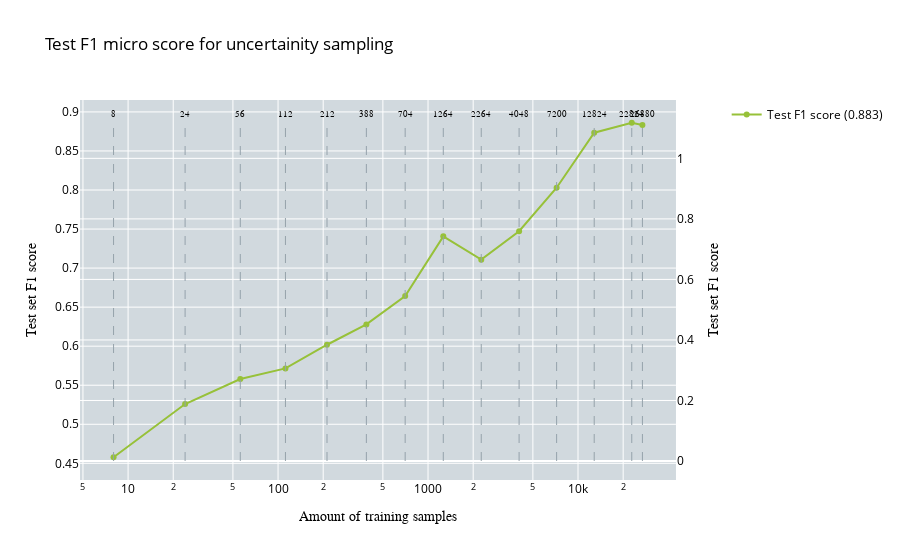

Notebook code cell kept with this figure:
### Code cell
plot_performance_vs_amount_of_data(
    performance, 
    no_of_samples, 
    performance_test_data,
    title="Test F1 micro score for uncertainity sampling", 
    x_axes="Amount of training samples", 
    y_axes="Test set F1 score", 
    y_axes_secondary="Test set F1 score", 
    mode="test"
)

### Figure 1 — Plotly figure (JSON) as saved in the notebook; plotly's stock layout.template omitted (floating-point values rounded to 4 significant figures)
{"data": [{"line": {"color": "rgb(149, 162, 171)", "dash": "dash", "width": 1}, "mode": "lines", "showlegend": false, "type": "scatter", "x": [8, 8], "y": [0, 1.12], "yaxis": "y2"}, {"marker": {"size": 0}, "mode": "text", "showlegend": false, "text": ["8"], "textfont": {"color": "black", "family": "Arial", "size": 8.5}, "textposition": "top center", "type": "scatter", "x": [8], "y": [1.13], "yaxis": "y2"}, {"line": {"color": "rgb(149, 162, 171)", "dash": "dash", "width": 1}, "mode": "lines", "showlegend": false, "type": "scatter", "x": [24, 24], "y": [0, 1.12], "yaxis": "y2"}, {"marker": {"size": 0}, "mode": "text", "showlegend": false, "text": ["24"], "textfont": {"color": "black", "family": "Arial", "size": 8.5}, "textposition": "top center", "type": "scatter", "x": [24], "y": [1.13], "yaxis": "y2"}, {"line": {"color": "rgb(149, 162, 171)", "dash": "dash", "width": 1}, "mode": "lines", "showlegend": false, "type": "scatter", "x": [56, 56], "y": [0, 1.12], "yaxis": "y2"}, {"marker": {"size": 0}, "mode": "text", "showlegend": false, "text": ["56"], "textfont": {"color": "black", "family": "Arial", "size": 8.5}, "textposition": "top center", "type": "scatter", "x": [56], "y": [1.13], "yaxis": "y2"}, {"line": {"color": "rgb(149, 162, 171)", "dash": "dash", "width": 1}, "mode": "lines", "showlegend": false, "type": "scatter", "x": [112, 112], "y": [0, 1.12], "yaxis": "y2"}, {"marker": {"size": 0}, "mode": "text", "showlegend": false, "text": ["112"], "textfont": {"color": "black", "family": "Arial", "size": 8.5}, "textposition": "top center", "type": "scatter", "x": [112], "y": [1.13], "yaxis": "y2"}, {"line": {"color": "rgb(149, 162, 171)", "dash": "dash", "width": 1}, "mode": "lines", "showlegend": false, "type": "scatter", "x": [212, 212], "y": [0, 1.12], "yaxis": "y2"}, {"marker": {"size": 0}, "mode": "text", "showlegend": false, "text": ["212"], "textfont": {"color": "black", "family": "Arial", "size": 8.5}, "textposition": "top center", "type": "scatter", "x": [212], "y": [1.13], "yaxis": "y2"}, {"line": {"color": "rgb(149, 162, 171)", "dash": "dash", "width": 1}, "mode": "lines", "showlegend": false, "type": "scatter", "x": [388, 388], "y": [0, 1.12], "yaxis": "y2"}, {"marker": {"size": 0}, "mode": "text", "showlegend": false, "text": ["388"], "textfont": {"color": "black", "family": "Arial", "size": 8.5}, "textposition": "top center", "type": "scatter", "x": [388], "y": [1.13], "yaxis": "y2"}, {"line": {"color": "rgb(149, 162, 171)", "dash": "dash", "width": 1}, "mode": "lines", "showlegend": false, "type": "scatter", "x": [704, 704], "y": [0, 1.12], "yaxis": "y2"}, {"marker": {"size": 0}, "mode": "text", "showlegend": false, "text": ["704"], "textfont": {"color": "black", "family": "Arial", "size": 8.5}, "textposition": "top center", "type": "scatter", "x": [704], "y": [1.13], "yaxis": "y2"}, {"line": {"color": "rgb(149, 162, 171)", "dash": "dash", "width": 1}, "mode": "lines", "showlegend": false, "type": "scatter", "x": [1264, 1264], "y": [0, 1.12], "yaxis": "y2"}, {"marker": {"size": 0}, "mode": "text", "showlegend": false, "text": ["1264"], "textfont": {"color": "black", "family": "Arial", "size": 8.5}, "textposition": "top center", "type": "scatter", "x": [1264], "y": [1.13], "yaxis": "y2"}, {"line": {"color": "rgb(149, 162, 171)", "dash": "dash", "width": 1}, "mode": "lines", "showlegend": false, "type": "scatter", "x": [2264, 2264], "y": [0, 1.12], "yaxis": "y2"}, {"marker": {"size": 0}, "mode": "text", "showlegend": false, "text": ["2264"], "textfont": {"color": "black", "family": "Arial", "size": 8.5}, "textposition": "top center", "type": "scatter", "x": [2264], "y": [1.13], "yaxis": "y2"}, {"line": {"color": "rgb(149, 162, 171)", "dash": "dash", "width": 1}, "mode": "lines", "showlegend": false, "type": "scatter", "x": [4048, 4048], "y": [0, 1.12], "yaxis": "y2"}, {"marker": {"size": 0}, "mode": "text", "showlegend": false, "text": ["4048"], "textfont": {"color": "black", "family": "Arial", "size": 8.5}, "textposition": "top center", "type": "scatter", "x": [4048], "y": [1.13], "yaxis": "y2"}, {"line": {"color": "rgb(149, 162, 171)", "dash": "dash", "width": 1}, "mode": "lines", "showlegend": false, "type": "scatter", "x": [7200, 7200], "y": [0, 1.12], "yaxis": "y2"}, {"marker": {"size": 0}, "mode": "text", "showlegend": false, "text": ["7200"], "textfont": {"color": "black", "family": "Arial", "size": 8.5}, "textposition": "top center", "type": "scatter", "x": [7200], "y": [1.13], "yaxis": "y2"}, {"line": {"color": "rgb(149, 162, 171)", "dash": "dash", "width": 1}, "mode": "lines", "showlegend": false, "type": "scatter", "x": [12824, 12824], "y": [0, 1.12], "yaxis": "y2"}, {"marker": {"size": 0}, "mode": "text", "showlegend": false, "text": ["12824"], "textfont": {"color": "black", "family": "Arial", "size": 8.5}, "textposition": "top center", "type": "scatter", "x": [12824], "y": [1.13], "yaxis": "y2"}, {"line": {"color": "rgb(149, 162, 171)", "dash": "dash", "width": 1}, "mode": "lines", "showlegend": false, "type": "scatter", "x": [22824, 22824], "y": [0, 1.12], "yaxis": "y2"}, {"marker": {"size": 0}, "mode": "text", "showlegend": false, "text": ["22824"], "textfont": {"color": "black", "family": "Arial", "size": 8.5}, "textposition": "top center", "type": "scatter", "x": [22824], "y": [1.13], "yaxis": "y2"}, {"line": {"color": "rgb(149, 162, 171)", "dash": "dash", "width": 1}, "mode": "lines", "showlegend": false, "type": "scatter", "x": [26880, 26880], "y": [0, 1.12], "yaxis": "y2"}, {"marker": {"size": 0}, "mode": "text", "showlegend": false, "text": ["26880"], "textfont": {"color": "black", "family": "Arial", "size": 8.5}, "textposition": "top center", "type": "scatter", "x": [26880], "y": [1.13], "yaxis": "y2"}, {"line": {"width": 2}, "marker": {"color": "rgb(151,193,57)"}, "name": "Test F1 score (0.883)", "textfont": {"family": "Arial", "size": 11}, "type": "scatter", "x": [8, 24, 56, 112, 212, 388, 704, 1264, 2264, 4048, 7200, 12824, 22824, 26880], "xaxis": "x", "y": [0.4578, 0.5259, 0.558, 0.5716, 0.6018, 0.6279, 0.6643, 0.7406, 0.7108, 0.7472, 0.8029, 0.8734, 0.8861, 0.8832], "yaxis": "y"}], "layout": {"legend": {"font": {"color": "black"}}, "plot_bgcolor": "rgb(209, 217, 222)", "title": {"font": {"color": "black"}, "text": "Test F1 micro score for uncertainity sampling"}, "xaxis": {"anchor": "y", "domain": [0, 0.94], "tickfont": {"color": "black"}, "title": {"font": {"color": "black", "family": "Arial"}, "text": "Amount of training samples"}, "type": "log"}, "yaxis": {"anchor": "x", "domain": [0, 1], "tickfont": {"color": "black"}, "title": {"font": {"color": "black", "family": "Arial"}, "text": "Test set F1 score"}}, "yaxis2": {"anchor": "x", "overlaying": "y", "side": "right", "tickfont": {"color": "black"}, "title": {"font": {"color": "black", "family": "Arial"}, "text": "Test set F1 score"}}}}
